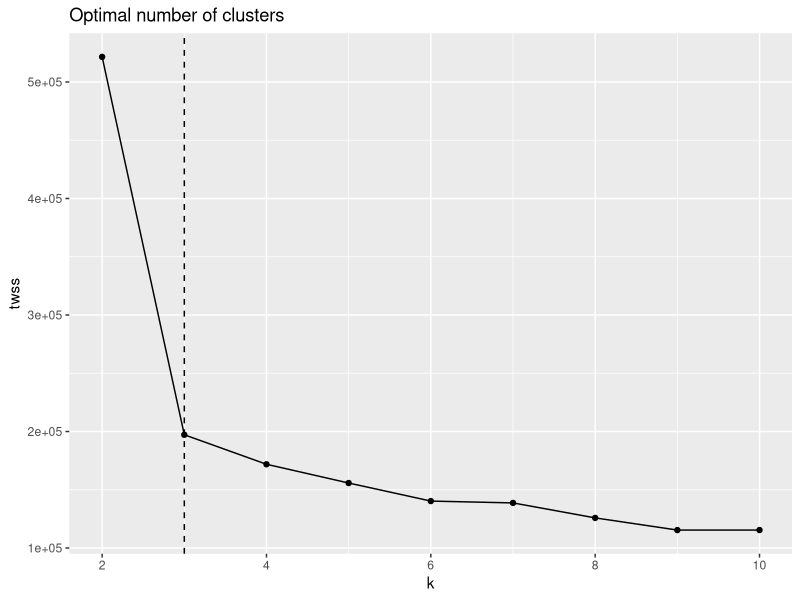
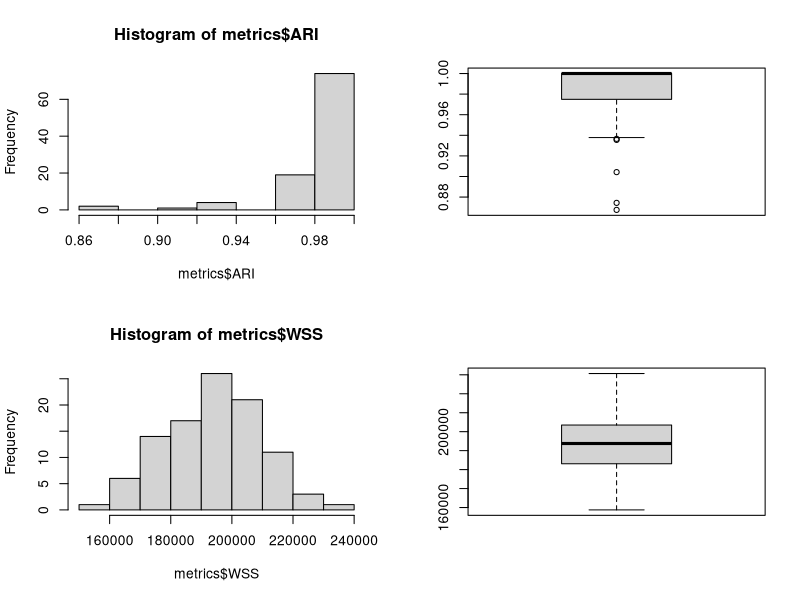

Reproduce these figures in R, in order.
## ---- chunk 1
library(knitr)
# set global chunk options: images will be 7x5 inches
knitr::opts_chunk$set(fig.width=7, fig.height=5)
options(digits = 4)


## indents are for indenting r code as formatted text
## They may need to be adjusted depending on your OS
# if your output looks odd, increase or decrease indent
indent1 = '    '
indent2 = '        '
indent3 = '            '
indent4 = '      '
## ---- chunk 2
library(mclust)
library(cluster) 
library(ggplot2)
## ---- chunk 3

getA1 <- function(){
n_rows = 1000
n_cols = 100

k=3
x_mus = c(0,5,5)
x_sds = c(1,0.1,1)
y_mus = c(5,5,0)
y_sds = c(1,0.1,1)
prop1 = c(0.3,0.5,0.2)

comp1 <- sample(seq_len(k), prob=prop1, size=n_cols, replace=TRUE)
samples1 <- cbind(rnorm(n=n_cols, mean=x_mus[comp1],sd=x_sds[comp1]),
                  rnorm(n=n_cols, mean=y_mus[comp1],sd=y_sds[comp1]))

proj <- matrix(rnorm(n_rows* n_cols), nrow=n_rows, ncol=2)
A1 <- samples1 %*% t(proj)
A1 <- A1 + rnorm(n_rows* n_cols)
return (list("data" = A1, "labels" = comp1))
}

## ---- chunk 4
set.seed(1)

result = getA1()
A1=result$data

#function for calculating total within groups sum of squares
twss <- function(fit){
return(fit$tot.withinss)
}

result = data.frame(k=c(2:10),twss=sapply(2:10,function(k){twss(kmeans(A1, k,nstart = 25))}))
ggplot(data=result, aes(x=k, y=twss)) + geom_line()+geom_point()+ geom_vline(xintercept = 3,linetype = 2)+ ggtitle("Optimal number of clusters")

k.opt=3
## ---- chunk 5
metrics <- data.frame(ARI=numeric(0),WSS=numeric(0))

for (i in 1:100) {
result = getA1()
A1 = result$data
lbs = result$labels
KM = kmeans(A1, k.opt,nstart = 25)
clusters <- KM$cluster
new <- data.frame(adjustedRandIndex(clusters, lbs), twss(KM))
names(new)<-c("ARI","WSS")
metrics <- rbind(metrics,new)
}
metrics
## ---- chunk 6
par(mfrow=c(2,2))
hist(metrics$ARI)
boxplot(metrics$ARI)
hist(metrics$WSS)
boxplot(metrics$WSS)
